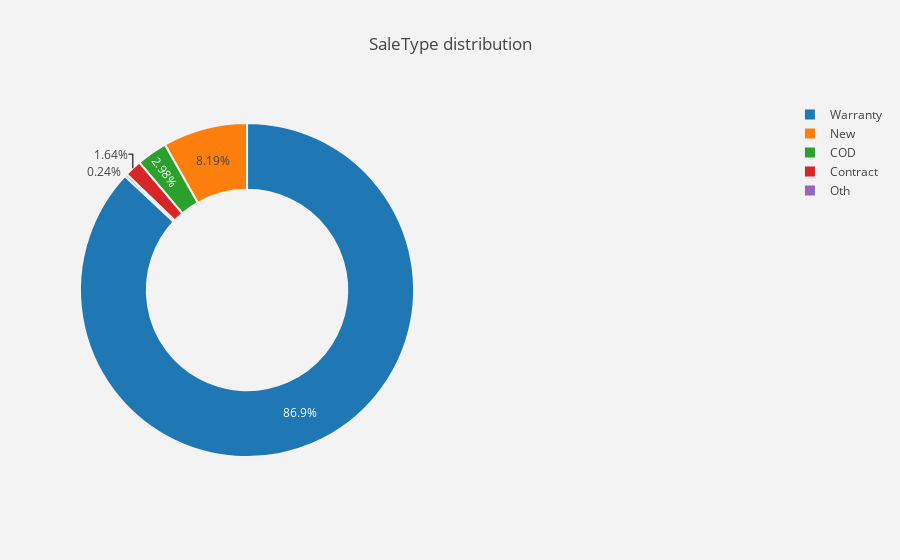

Here is the notebook cell this chart was saved with:
### Code cell
df.loc[df["SaleType"].isin(['WD','CWD','VWD']), "SaleType"] = 'Warranty'
df.loc[df["SaleType"].isin(['ConLD','ConLI','ConLw','Con']), "SaleType"] = 'Contract'

plot_pie(df, "SaleType")

### Figure 1 — Plotly figure (JSON) as saved in the notebook; plotly's stock layout.template omitted (floating-point values rounded to 4 significant figures)
{"data": [{"domain": {"x": [0, 0.48]}, "hole": 0.6, "hoverinfo": "label+percent+name", "labels": ["Warranty", "New", "COD", "Contract", "Oth"], "marker": {"line": {"color": "rgb(243,243,243)", "width": 2}}, "type": "pie", "uid": "c47db26c-8db7-4b22-a11f-e68cabc03b4e", "values": [2537, 239, 87, 48, 7]}], "layout": {"paper_bgcolor": "rgb(243,243,243)", "plot_bgcolor": "rgb(243,243,243)", "title": {"text": "SaleType distribution "}}}
